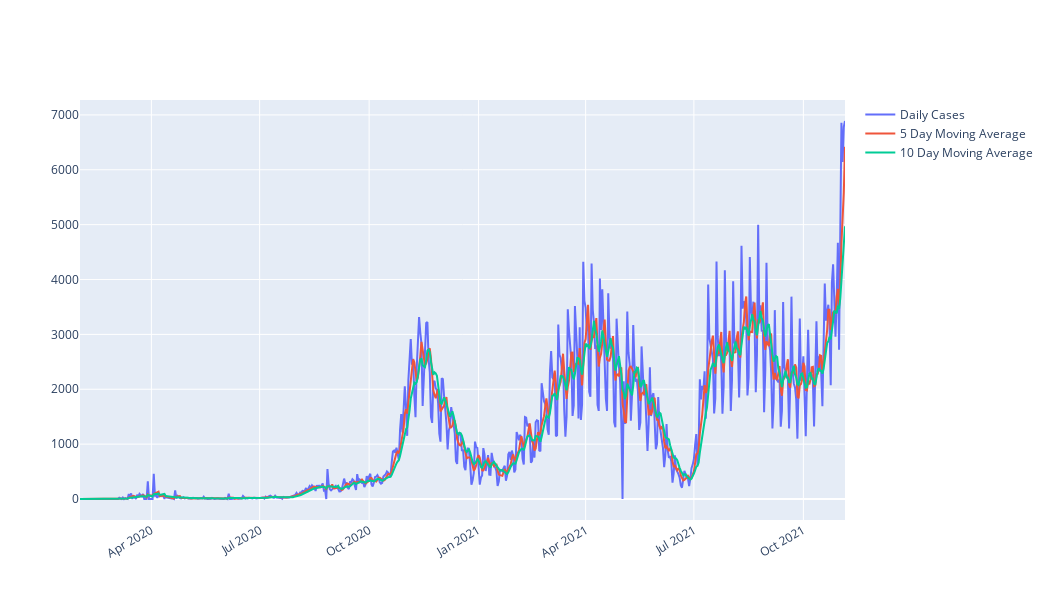

The code cell stored with this chart in its notebook:
### Markdown cell above
## Plot of Daily Cases with Moving Averages

### Code cell
x = df.copy()
x['SMA5'] = df['daily_cases'].rolling(window=5).mean()
x['SMA10']= df['daily_cases'].rolling(window=10).mean()
x = x.dropna(axis=0)
fig = go.Figure()

fig.add_trace(
    go.Line(
        x=x['date'],
        y=x['daily_cases'],
        name='Daily Cases'
    ))

fig.add_trace(
    go.Line(
        x=x['date'],
        y=x['SMA5'],
        name='5 Day Moving Average'
    ))

fig.add_trace(
    go.Line(
        x=x['date'],
        y=x['SMA10'],
        name='10 Day Moving Average'
    ))
fig['layout'].update(height = 600, width = 1050,xaxis=dict(
      tickangle=-30
    ))
fig.show()

### Figure 1 — Plotly figure (JSON) as saved in the notebook; plotly's stock layout.template omitted (floating-point values rounded to 4 significant figures; data arrays with more than 128 entries replaced by an {"elided": "..."} marker saying what was removed)
{"data": [{"name": "Daily Cases", "type": "scatter", "x": {"elided": "644 str values"}, "y": {"elided": "644 int values"}}, {"name": "5 Day Moving Average", "type": "scatter", "x": {"elided": "644 str values"}, "y": {"elided": "644 float values"}}, {"name": "10 Day Moving Average", "type": "scatter", "x": {"elided": "644 str values"}, "y": {"elided": "644 float values"}}], "layout": {"height": 600, "width": 1050, "xaxis": {"tickangle": -30}}}
